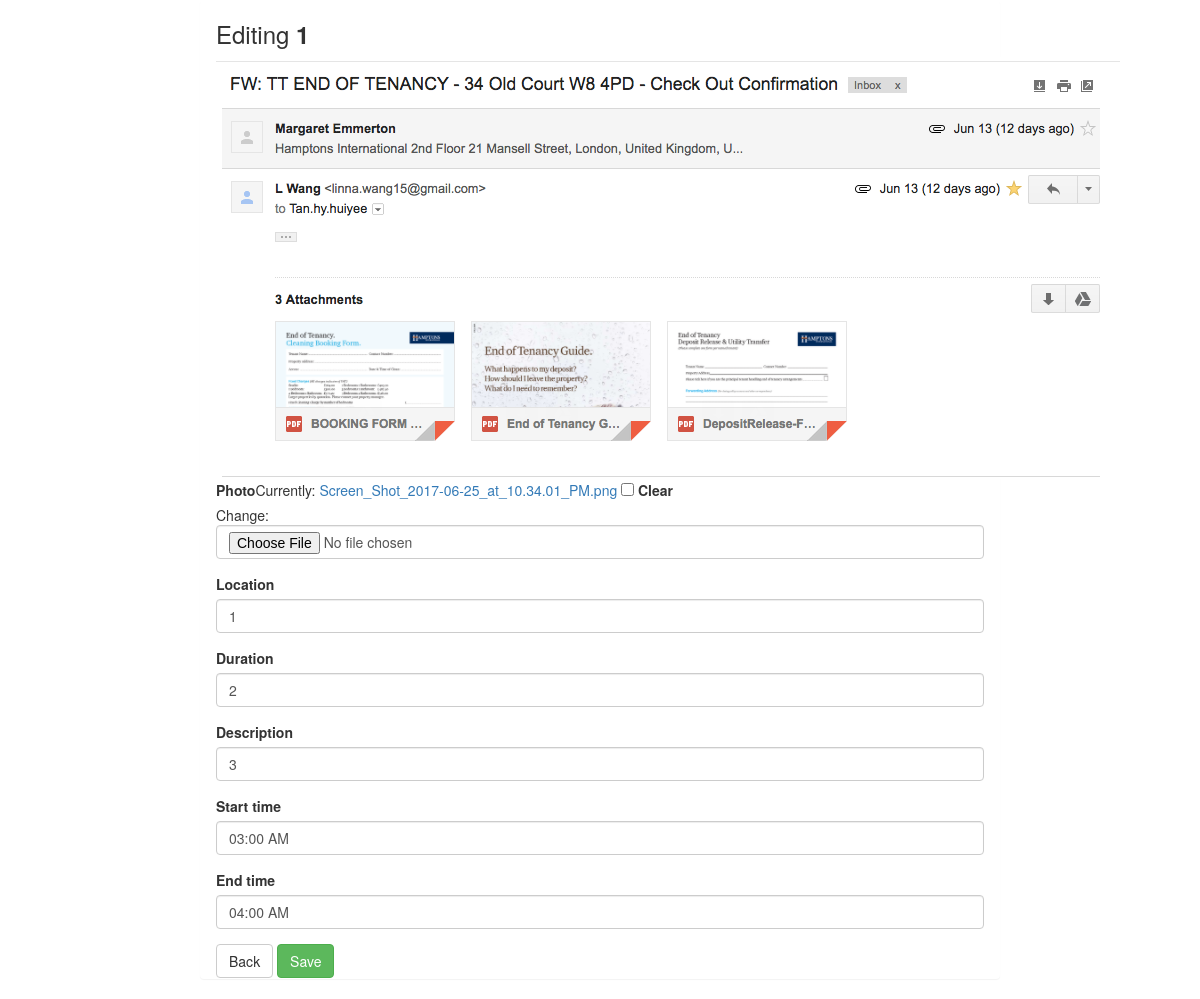
/6/3/edit/ (signed in), run on the app's committed database.
### triplan/models.py (models this page shows, shortened)
class ItinerarySegment(models.Model):
    itinerary = models.ForeignKey(Itinerary)
    location = models.CharField(max_length=200)
    duration = models.PositiveIntegerField()
    start_time = models.TimeField(default="12:00 PM")
    end_time = models.TimeField(default="1:00 PM")
    description = models.CharField(max_length=400)
    photo = models.ImageField(blank=True)

### triplan/views.py (the view, shortened to what this page needs)
# urls.py: url(r'^(?P<itinerary_pk>[0-9]+)/(?P<pk>[0-9]+)/edit/$', login_required(views.ItineraryEdit.as_view()), name="itinerary_edit"),
class ItineraryEdit(generic.edit.UpdateView):
    template_name = 'triplan/itinerary_edit.html'
    model = ItinerarySegment
    fields = ["photo", "location", "duration", "description", "start_time", "end_time"]
    widgets = {
        "start_time": forms.TimeInput(format='%H:%M %p'),
        "end_time": DateTimeWidget(usel10n=True, bootstrap_version=3)
    }

### triplan/templates/triplan/itinerary_edit.html (shortened to what this page needs)
{% extends 'triplan/base.html' %}
{% block body %}
{% load bootstrap3 %}
    <h3>Editing <strong>{{ itinerarysegment.location }}</strong></h3>
    {% if itinerarysegment.photo %}
    <img src="{{ itinerarysegment.photo.url }}">
    {% endif %}
    <form action="" enctype="multipart/form-data" method="post">
        {% bootstrap_form form layout='inline' %}
        <a href="{% url 'triplan:itinerary_detail' itinerarysegment.itinerary.id %}" class="btn btn-default">Back</a>
        <button class="btn btn-success" type="submit">Save</button>
    </form>
{% endblock body %}

### data on the page
ItinerarySegment: location "1", photo (picture), duration "2", description "3", start_time "03:00 AM", end_time "04:00 AM"
